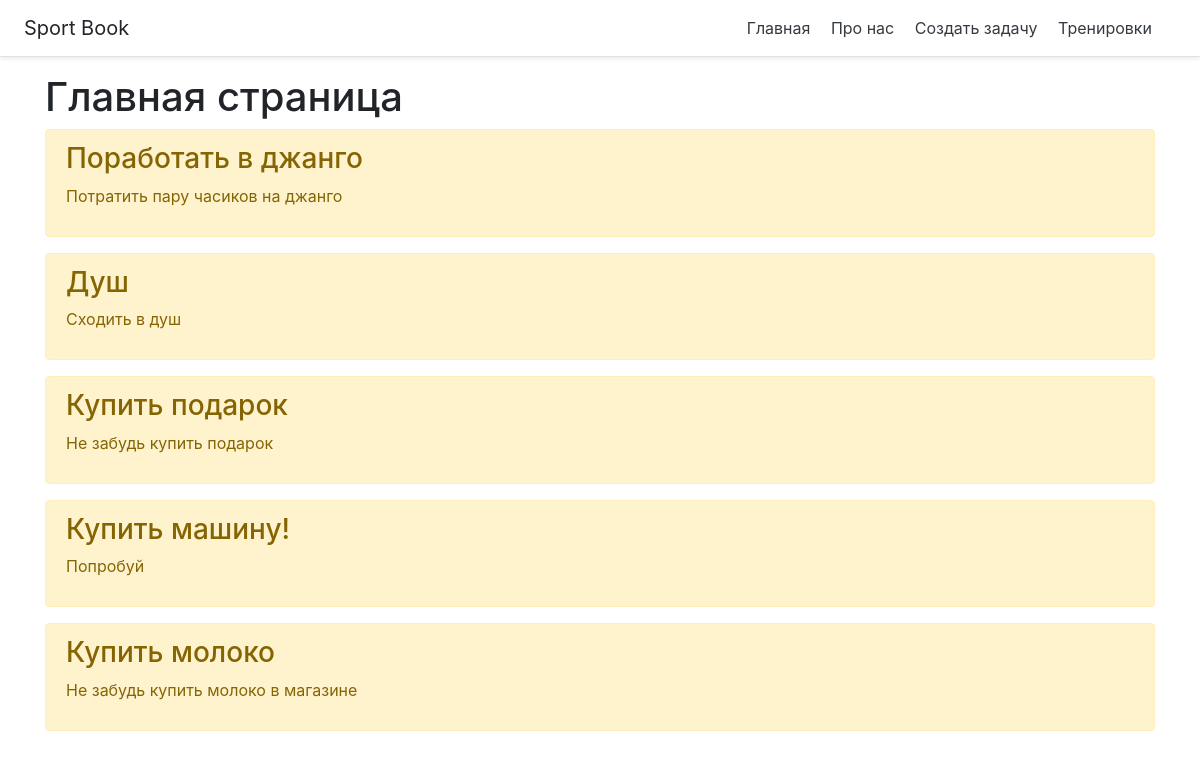
The page / on the database its author committed.
### main/models.py (models this page shows, shortened)
class Task(models.Model):
    title = models.CharField('Название', max_length= 50)
    task = models.TextField('Описание')
    class Meta:
        verbose_name = 'Задача'
        verbose_name_plural = 'Задачи'

### main/views.py (the view)
# urls.py: path('', views.index, name= 'home'),
def index(request):
    tasks = Task.objects.order_by('-id')
    return render(request, 'main/index.html', {'title': 'Главная страница сайта', 'tasks': tasks})

### main/templates/main/index.html (shortened to what this page needs)
{% extends 'main/base.html' %}
{%  block content %}
    <h1>Главная страница</h1>
    {% if tasks%}
        {% for el in tasks %}
            <div class="alert alert-warning mt-2">
                <h3>{{el.title}}</h3>
                <p>{{el.task}}</p>
            </div>
        {% endfor %}
    {% else %}
        <p>У нас нет записей</p>
    {% endif %}
{% endblock %}

### main/templates/main/base.html (shortened to what this page needs)
<!doctype html>
<html lang="ru">
<head>
    <link rel="stylesheet" href="https://stackpath.bootstrapcdn.com/bootstrap/4.5.2/css/bootstrap.min.css">
</head>
<body>
    <div class="d-flex flex-column flex-md-row align-items-center p-3 px-md-4 mb-3 bg-white border-bottom shadow-sm">
        <h5 class="my-0 mr-md-auto font-weight-normal">Sport Book</h5>
        <nav class="my-2 my-md-0 mr-md-3">
            <a class="p-2 text-dark" href="{% url 'home' %}">Главная</a>
            <a class="p-2 text-dark" href="{% url 'about' %}">Про нас</a>
            <a class="p-2 text-dark" href="{% url 'create' %}">Создать задачу</a>
            <a class="p-2 text-dark" href="{% url 'workout' %}">Тренировки</a>
        </nav>
    </div>
    <div class="container">
        {% block content %}{% endblock %}
    </div>
</body>
</html>

### rows shown on the page
Task: title "Поработать в джанго", task "Потратить пару часиков на джанго"
Task: title "Душ", task "Сходить в душ"
Task: title "Купить подарок", task "Не забудь купить подарок"
Task: title "Купить машину!", task "Попробуй"
Task: title "Купить молоко", task "Не забудь купить молоко в магазине"
